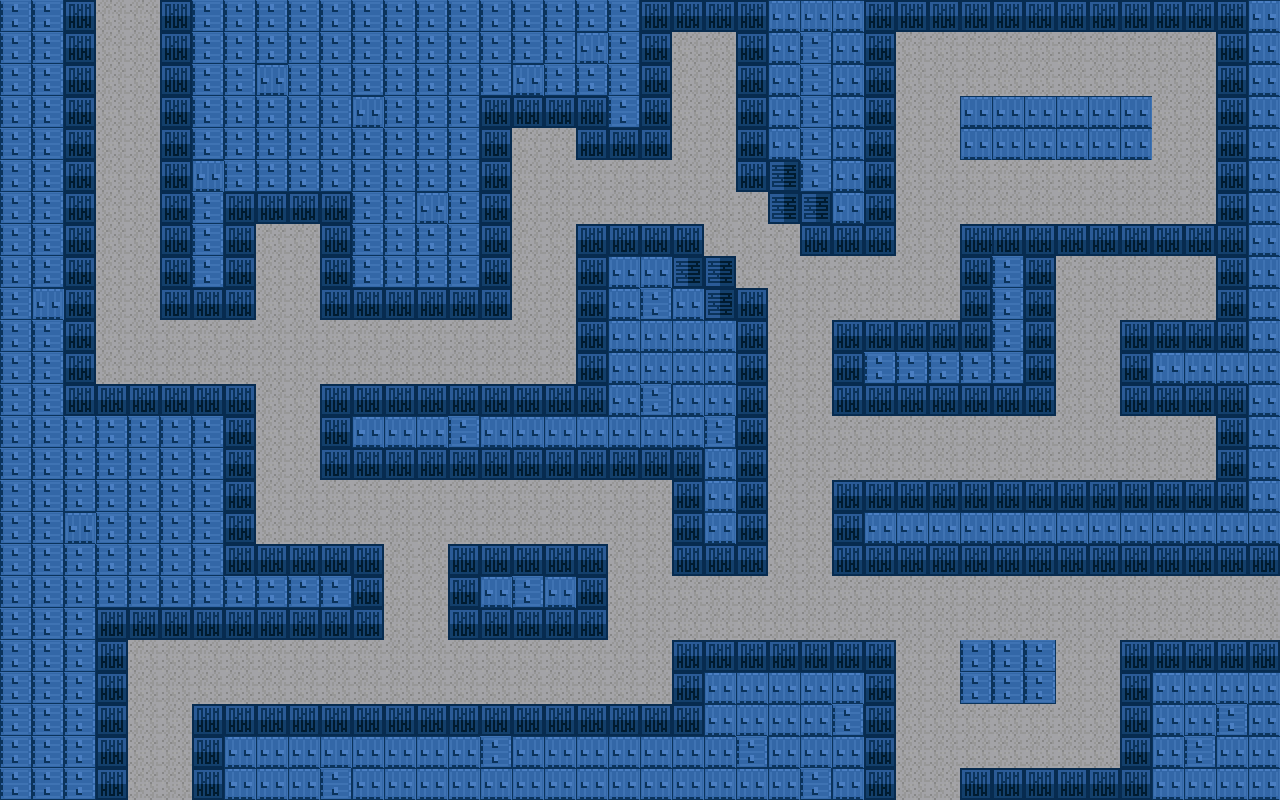

A 2D game scene composited from a Tiled map and its tileset images. What follows is a short description and the map's XML, with every tile layer's data as written:
An orthogonal 40x25 tile map with 32x32 px tiles, 1 tile layer (Tile Layer 1).

<map version="1.2" tiledversion="1.3.3" orientation="orthogonal" renderorder="right-down" width="40" height="25" tilewidth="32" tileheight="32" infinite="0" nextlayerid="3" nextobjectid="1">
 <tileset firstgid="1" source="tank.tsx" />
 <layer id="1" name="Tile Layer 1" width="40" height="25">
  <data encoding="csv">
32,32,27,1,1,27,32,32,32,32,32,32,32,32,32,32,32,32,32,32,27,27,27,27,31,31,31,27,27,27,27,27,27,27,27,27,27,27,27,31,
32,32,27,1,1,27,32,32,32,32,32,32,32,32,32,32,32,32,31,32,27,1,1,27,31,32,31,27,1,1,1,1,1,1,1,1,1,1,27,31,
32,32,27,1,1,27,32,32,31,32,32,32,32,32,32,32,31,32,32,32,27,1,1,27,31,32,31,27,1,1,1,1,1,1,1,1,1,1,27,31,
32,32,27,1,1,27,32,32,32,32,32,31,32,32,32,27,27,27,27,32,27,1,1,27,31,32,31,27,1,1,31,31,31,31,31,31,1,1,27,31,
32,32,27,1,1,27,32,32,32,32,32,32,32,32,32,27,1,1,27,27,27,1,1,27,31,32,31,27,1,1,31,31,31,31,31,31,1,1,27,31,
32,32,27,1,1,27,31,32,32,32,32,32,32,32,32,27,1,1,1,1,1,1,1,27,29,32,31,27,1,1,1,1,1,1,1,1,1,1,27,31,
32,32,27,1,1,27,32,27,27,27,27,32,32,31,32,27,1,1,1,1,1,1,1,1,29,29,31,27,1,1,1,1,1,1,1,1,1,1,27,31,
32,32,27,1,1,27,32,27,1,1,27,32,32,32,32,27,1,1,27,27,27,27,1,1,1,27,27,27,1,1,25,27,27,27,27,27,27,27,27,31,
32,32,27,1,1,27,32,27,1,1,27,32,32,32,32,27,1,1,27,31,31,29,29,1,1,1,1,1,1,1,27,32,27,1,1,1,1,1,27,31,
32,31,27,1,1,27,27,27,1,1,27,27,27,27,27,27,1,1,27,31,32,31,29,27,1,1,1,1,1,1,27,32,27,1,1,1,1,1,27,31,
32,32,27,1,1,1,1,1,1,1,1,1,1,1,1,1,1,1,27,31,31,31,31,27,1,1,27,27,27,27,27,32,27,1,1,27,27,27,27,31,
32,32,27,1,1,1,1,1,1,1,1,1,1,1,1,1,1,1,27,31,31,31,31,27,1,1,27,32,32,32,32,32,27,1,1,27,31,31,31,31,
32,32,27,27,27,27,27,27,1,1,27,27,27,27,27,27,27,27,27,31,32,31,31,27,1,1,27,27,27,27,27,27,27,1,1,27,27,27,27,31,
32,32,32,32,32,32,32,27,1,1,27,31,31,31,32,31,31,31,31,31,31,31,32,27,1,1,1,1,1,1,1,1,1,1,1,1,1,1,27,31,
32,32,32,32,32,32,32,27,1,1,27,27,27,27,27,27,27,27,27,27,27,27,31,27,1,1,1,1,1,1,1,1,1,1,1,1,1,1,27,31,
32,32,32,32,32,32,32,27,1,1,1,1,1,1,1,1,1,1,1,1,1,27,31,27,1,1,27,27,27,27,27,27,27,27,27,27,27,27,27,31,
32,32,31,32,32,32,32,27,1,1,1,1,1,1,1,1,1,1,1,1,1,27,31,27,1,1,27,31,31,31,31,31,31,31,31,31,31,31,31,31,
32,32,32,32,32,32,32,27,27,27,27,27,1,1,27,27,27,27,27,1,1,27,27,27,1,1,27,27,27,27,27,27,27,27,27,27,27,27,27,27,
32,32,32,32,32,32,32,32,32,32,32,27,1,1,27,31,32,31,27,1,1,1,1,1,1,1,1,1,1,1,1,1,1,1,1,1,1,1,1,1,
32,32,32,27,27,27,27,27,27,27,27,27,1,1,27,27,27,27,27,1,1,1,1,1,1,1,1,1,1,1,1,1,1,1,1,1,1,1,1,1,
32,32,32,27,1,1,1,1,1,1,1,1,1,1,1,1,1,1,1,1,1,27,27,27,27,27,27,27,1,1,32,32,32,1,1,27,27,27,27,27,
32,32,32,27,1,1,1,1,1,1,1,1,1,1,1,1,1,1,1,1,1,27,31,31,31,31,31,27,1,1,32,32,32,1,1,27,31,31,31,31,
32,32,32,27,1,1,27,27,27,27,27,27,27,27,27,27,27,27,27,27,27,27,31,31,31,31,32,27,1,1,1,1,1,1,1,27,31,31,32,31,
32,32,32,27,1,1,27,31,31,31,31,31,31,31,31,32,31,31,31,31,31,31,31,32,31,31,31,27,1,1,1,1,1,1,1,27,31,32,31,31,
32,32,32,27,1,1,27,31,31,31,32,31,31,31,31,31,31,31,31,31,31,31,31,31,31,32,31,27,1,1,27,27,27,27,27,27,31,31,31,31
</data>
 </layer>
</map>
